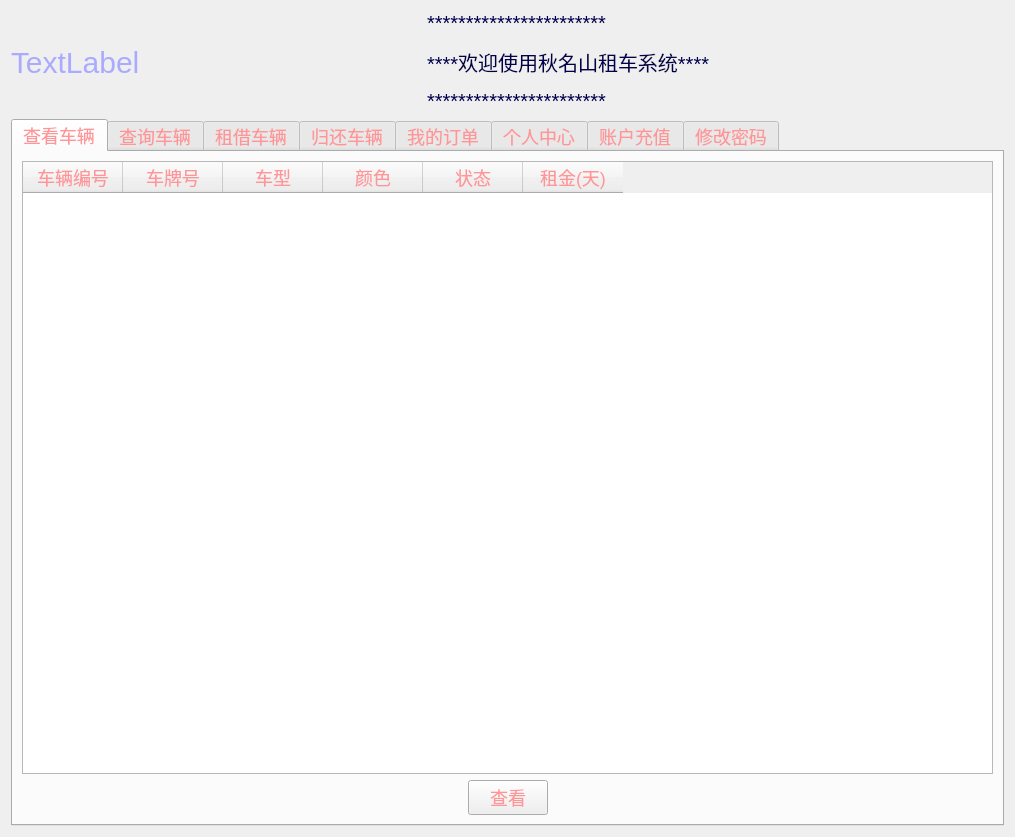
<?xml version="1.0" encoding="UTF-8"?>
<ui version="4.0">
 <class>Form</class>
 <widget class="QWidget" name="Form">
  <property name="geometry">
   <rect>
    <x>0</x>
    <y>0</y>
    <width>1015</width>
    <height>837</height>
   </rect>
  </property>
  <property name="windowTitle">
   <string>用户</string>
  </property>
  <property name="styleSheet">
   <string notr="true">*{	
	font-family:微软雅黑;
}</string>
  </property>
  <layout class="QVBoxLayout" name="verticalLayout_2">
   <item>
    <layout class="QHBoxLayout" name="horizontalLayout">
     <item>
      <widget class="QLabel" name="welcome_lable">
       <property name="styleSheet">
        <string notr="true">*{	
	
	font: 20pt &quot;新蒂下午茶体&quot;;
	font-size:30px;
	color: rgb(170, 170, 255);
}</string>
       </property>
       <property name="text">
        <string>TextLabel</string>
       </property>
      </widget>
     </item>
     <item>
      <spacer name="horizontalSpacer_2">
       <property name="orientation">
        <enum>Qt::Horizontal</enum>
       </property>
       <property name="sizeHint" stdset="0">
        <size>
         <width>40</width>
         <height>20</height>
        </size>
       </property>
      </spacer>
     </item>
     <item>
      <widget class="QLabel" name="label">
       <property name="styleSheet">
        <string notr="true">*{
	font-size: 20px;
	color:rgb(0, 0, 79);
	font: 15pt &quot;站酷高端黑&quot;;

}</string>
       </property>
       <property name="text">
        <string>&lt;html&gt;&lt;head/&gt;&lt;body&gt;&lt;p&gt;***********************&lt;/p&gt;&lt;p&gt;****欢迎使用秋名山租车系统****&lt;/p&gt;&lt;p&gt;***********************&lt;/p&gt;&lt;/body&gt;&lt;/html&gt;</string>
       </property>
      </widget>
     </item>
     <item>
      <spacer name="horizontalSpacer">
       <property name="orientation">
        <enum>Qt::Horizontal</enum>
       </property>
       <property name="sizeHint" stdset="0">
        <size>
         <width>40</width>
         <height>20</height>
        </size>
       </property>
      </spacer>
     </item>
     <item>
      <widget class="QLabel" name="label_2">
       <property name="text">
        <string/>
       </property>
       <property name="pixmap">
        <pixmap>../picture/logo.jpg</pixmap>
       </property>
      </widget>
     </item>
    </layout>
   </item>
   <item>
    <widget class="QTabWidget" name="tabWidget">
     <property name="styleSheet">
      <string notr="true">*{	
	font-family:微软雅黑;
	font-size:18px;
	color: #ff9597;
}</string>
     </property>
     <property name="currentIndex">
      <number>0</number>
     </property>
     <widget class="QWidget" name="tab">
      <attribute name="title">
       <string>查看车辆</string>
      </attribute>
      <layout class="QVBoxLayout" name="verticalLayout_3">
       <item>
        <layout class="QVBoxLayout" name="verticalLayout">
         <item>
          <widget class="QTableWidget" name="showcar_table">
           <column>
            <property name="text">
             <string>车辆编号</string>
            </property>
           </column>
           <column>
            <property name="text">
             <string>车牌号</string>
            </property>
           </column>
           <column>
            <property name="text">
             <string>车型</string>
            </property>
           </column>
           <column>
            <property name="text">
             <string>颜色</string>
            </property>
           </column>
           <column>
            <property name="text">
             <string>状态</string>
            </property>
           </column>
           <column>
            <property name="text">
             <string>租金(天)</string>
            </property>
           </column>
          </widget>
         </item>
         <item>
          <layout class="QHBoxLayout" name="horizontalLayout_3">
           <item>
            <spacer name="horizontalSpacer_4">
             <property name="orientation">
              <enum>Qt::Horizontal</enum>
             </property>
             <property name="sizeHint" stdset="0">
              <size>
               <width>40</width>
               <height>20</height>
              </size>
             </property>
            </spacer>
           </item>
           <item>
            <widget class="QPushButton" name="showcar_btn">
             <property name="text">
              <string>查看</string>
             </property>
            </widget>
           </item>
           <item>
            <spacer name="horizontalSpacer_5">
             <property name="orientation">
              <enum>Qt::Horizontal</enum>
             </property>
             <property name="sizeHint" stdset="0">
              <size>
               <width>40</width>
               <height>20</height>
              </size>
             </property>
            </spacer>
           </item>
          </layout>
         </item>
        </layout>
       </item>
      </layout>
     </widget>
     <widget class="QWidget" name="tab_2">
      <attribute name="title">
       <string>查询车辆</string>
      </attribute>
      <layout class="QVBoxLayout" name="verticalLayout_4">
       <item>
        <layout class="QHBoxLayout" name="horizontalLayout_2" stretch="1,5,0,0,1">
         <item>
          <widget class="QLabel" name="label_3">
           <property name="text">
            <string>请输入想要查询的车型</string>
           </property>
          </widget>
         </item>
         <item>
          <widget class="QLineEdit" name="edit_selectcar">
           <property name="styleSheet">
            <string notr="true">*{	
	font-family:微软雅黑;
	font-size:18px;
	color: rgb(93, 131, 255);
}</string>
           </property>
           <property name="placeholderText">
            <string>输入车型</string>
           </property>
          </widget>
         </item>
         <item>
          <spacer name="horizontalSpacer_18">
           <property name="orientation">
            <enum>Qt::Horizontal</enum>
           </property>
           <property name="sizeHint" stdset="0">
            <size>
             <width>40</width>
             <height>20</height>
            </size>
           </property>
          </spacer>
         </item>
         <item>
          <spacer name="horizontalSpacer_3">
           <property name="orientation">
            <enum>Qt::Horizontal</enum>
           </property>
           <property name="sizeHint" stdset="0">
            <size>
             <width>40</width>
             <height>20</height>
            </size>
           </property>
          </spacer>
         </item>
         <item>
          <widget class="QPushButton" name="selectcar_btn">
           <property name="text">
            <string>查询</string>
           </property>
          </widget>
         </item>
        </layout>
       </item>
       <item>
        <widget class="QGroupBox" name="groupBox">
         <property name="title">
          <string>查询结果</string>
         </property>
         <layout class="QVBoxLayout" name="verticalLayout_5">
          <item>
           <widget class="QTableWidget" name="selectcar_table">
            <column>
             <property name="text">
              <string>车辆编号</string>
             </property>
            </column>
            <column>
             <property name="text">
              <string>车牌号</string>
             </property>
            </column>
            <column>
             <property name="text">
              <string>车型</string>
             </property>
            </column>
            <column>
             <property name="text">
              <string>颜色</string>
             </property>
            </column>
            <column>
             <property name="text">
              <string>状态</string>
             </property>
            </column>
            <column>
             <property name="text">
              <string>租金(天)</string>
             </property>
            </column>
           </widget>
          </item>
         </layout>
        </widget>
       </item>
      </layout>
     </widget>
     <widget class="QWidget" name="tab_3">
      <attribute name="title">
       <string>租借车辆</string>
      </attribute>
      <layout class="QVBoxLayout" name="verticalLayout_6">
       <item>
        <layout class="QHBoxLayout" name="horizontalLayout_8" stretch="0,5,0,0,0,0,1">
         <item>
          <widget class="QLabel" name="label_11">
           <property name="text">
            <string>请输入租借的车辆编号</string>
           </property>
          </widget>
         </item>
         <item>
          <widget class="QLineEdit" name="edit_getcarid">
           <property name="styleSheet">
            <string notr="true">*{	
	font-family:微软雅黑;
	font-size:18px;
	color: rgb(93, 131, 255);
}</string>
           </property>
           <property name="placeholderText">
            <string>车辆编号</string>
           </property>
          </widget>
         </item>
         <item>
          <spacer name="horizontalSpacer_10">
           <property name="orientation">
            <enum>Qt::Horizontal</enum>
           </property>
           <property name="sizeHint" stdset="0">
            <size>
             <width>40</width>
             <height>20</height>
            </size>
           </property>
          </spacer>
         </item>
         <item>
          <widget class="QLabel" name="label_12">
           <property name="text">
            <string>请输入租借天数</string>
           </property>
          </widget>
         </item>
         <item>
          <widget class="QLineEdit" name="edit_getcarday">
           <property name="styleSheet">
            <string notr="true">*{	
	font-family:微软雅黑;
	font-size:18px;
	color: rgb(93, 131, 255);
}</string>
           </property>
           <property name="placeholderText">
            <string>天数</string>
           </property>
          </widget>
         </item>
         <item>
          <spacer name="horizontalSpacer_11">
           <property name="orientation">
            <enum>Qt::Horizontal</enum>
           </property>
           <property name="sizeHint" stdset="0">
            <size>
             <width>40</width>
             <height>20</height>
            </size>
           </property>
          </spacer>
         </item>
         <item>
          <widget class="QPushButton" name="getcar_btn">
           <property name="text">
            <string>确定</string>
           </property>
          </widget>
         </item>
        </layout>
       </item>
       <item>
        <widget class="QGroupBox" name="groupBox_7">
         <property name="title">
          <string>租借结果</string>
         </property>
         <layout class="QVBoxLayout" name="verticalLayout_11">
          <item>
           <widget class="QTextBrowser" name="getcar_output"/>
          </item>
         </layout>
        </widget>
       </item>
      </layout>
     </widget>
     <widget class="QWidget" name="tab_4">
      <attribute name="title">
       <string>归还车辆</string>
      </attribute>
      <layout class="QVBoxLayout" name="verticalLayout_7">
       <item>
        <layout class="QHBoxLayout" name="horizontalLayout_9" stretch="0,5,0,0,1">
         <item>
          <widget class="QLabel" name="label_13">
           <property name="text">
            <string>请输入归还车辆的订单编号</string>
           </property>
          </widget>
         </item>
         <item>
          <widget class="QLineEdit" name="edit_backcarinfoid">
           <property name="styleSheet">
            <string notr="true">*{	
	font-family:微软雅黑;
	font-size:18px;
	color: rgb(93, 131, 255);
}</string>
           </property>
           <property name="placeholderText">
            <string>订单编号</string>
           </property>
          </widget>
         </item>
         <item>
          <spacer name="horizontalSpacer_12">
           <property name="orientation">
            <enum>Qt::Horizontal</enum>
           </property>
           <property name="sizeHint" stdset="0">
            <size>
             <width>40</width>
             <height>20</height>
            </size>
           </property>
          </spacer>
         </item>
         <item>
          <spacer name="horizontalSpacer_13">
           <property name="orientation">
            <enum>Qt::Horizontal</enum>
           </property>
           <property name="sizeHint" stdset="0">
            <size>
             <width>40</width>
             <height>20</height>
            </size>
           </property>
          </spacer>
         </item>
         <item>
          <widget class="QPushButton" name="backcar_btn">
           <property name="text">
            <string>确定</string>
           </property>
          </widget>
         </item>
        </layout>
       </item>
       <item>
        <widget class="QGroupBox" name="groupBox_8">
         <property name="title">
          <string>归还结果</string>
         </property>
         <layout class="QVBoxLayout" name="verticalLayout_12">
          <item>
           <widget class="QTextBrowser" name="backcar_output"/>
          </item>
         </layout>
        </widget>
       </item>
      </layout>
     </widget>
     <widget class="QWidget" name="tab_5">
      <attribute name="title">
       <string>我的订单</string>
      </attribute>
      <layout class="QVBoxLayout" name="verticalLayout_8">
       <item>
        <widget class="QGroupBox" name="groupBox_2">
         <property name="title">
          <string>                    **********欢迎使用秋名山租车系统-您的订单信息如下*******************</string>
         </property>
         <layout class="QVBoxLayout" name="verticalLayout_13">
          <item>
           <widget class="QTableWidget" name="diary_table">
            <column>
             <property name="text">
              <string>订单编号</string>
             </property>
            </column>
            <column>
             <property name="text">
              <string>车辆编号</string>
             </property>
            </column>
            <column>
             <property name="text">
              <string>租借车型</string>
             </property>
            </column>
            <column>
             <property name="text">
              <string>顾客姓名</string>
             </property>
            </column>
            <column>
             <property name="text">
              <string>租借时间</string>
             </property>
            </column>
            <column>
             <property name="text">
              <string>归还时间</string>
             </property>
            </column>
            <column>
             <property name="text">
              <string>订单金额</string>
             </property>
            </column>
            <column>
             <property name="text">
              <string>订单状态</string>
             </property>
            </column>
           </widget>
          </item>
         </layout>
        </widget>
       </item>
       <item>
        <layout class="QHBoxLayout" name="horizontalLayout_4">
         <item>
          <spacer name="horizontalSpacer_14">
           <property name="orientation">
            <enum>Qt::Horizontal</enum>
           </property>
           <property name="sizeHint" stdset="0">
            <size>
             <width>40</width>
             <height>20</height>
            </size>
           </property>
          </spacer>
         </item>
         <item>
          <widget class="QPushButton" name="diary_btn">
           <property name="text">
            <string>查看</string>
           </property>
          </widget>
         </item>
         <item>
          <spacer name="horizontalSpacer_15">
           <property name="orientation">
            <enum>Qt::Horizontal</enum>
           </property>
           <property name="sizeHint" stdset="0">
            <size>
             <width>40</width>
             <height>20</height>
            </size>
           </property>
          </spacer>
         </item>
        </layout>
       </item>
      </layout>
     </widget>
     <widget class="QWidget" name="tab_6">
      <attribute name="title">
       <string>个人中心</string>
      </attribute>
      <layout class="QVBoxLayout" name="verticalLayout_14">
       <item>
        <widget class="QGroupBox" name="groupBox_3">
         <property name="title">
          <string>                    **********欢迎使用秋名山租车系统-您的个人信息如下*******************</string>
         </property>
         <layout class="QVBoxLayout" name="verticalLayout_15">
          <item>
           <widget class="QTableWidget" name="private_table">
            <column>
             <property name="text">
              <string>账户id</string>
             </property>
            </column>
            <column>
             <property name="text">
              <string>账户性别</string>
             </property>
            </column>
            <column>
             <property name="text">
              <string>电话号码</string>
             </property>
            </column>
            <column>
             <property name="text">
              <string>账户密码</string>
             </property>
            </column>
            <column>
             <property name="text">
              <string>账户余额</string>
             </property>
            </column>
           </widget>
          </item>
         </layout>
        </widget>
       </item>
       <item>
        <layout class="QHBoxLayout" name="horizontalLayout_5">
         <item>
          <spacer name="horizontalSpacer_16">
           <property name="orientation">
            <enum>Qt::Horizontal</enum>
           </property>
           <property name="sizeHint" stdset="0">
            <size>
             <width>40</width>
             <height>20</height>
            </size>
           </property>
          </spacer>
         </item>
         <item>
          <widget class="QPushButton" name="private_btn">
           <property name="text">
            <string>查看</string>
           </property>
          </widget>
         </item>
         <item>
          <spacer name="horizontalSpacer_17">
           <property name="orientation">
            <enum>Qt::Horizontal</enum>
           </property>
           <property name="sizeHint" stdset="0">
            <size>
             <width>40</width>
             <height>20</height>
            </size>
           </property>
          </spacer>
         </item>
        </layout>
       </item>
      </layout>
     </widget>
     <widget class="QWidget" name="tab_7">
      <attribute name="title">
       <string>账户充值</string>
      </attribute>
      <layout class="QVBoxLayout" name="verticalLayout_16">
       <item>
        <layout class="QHBoxLayout" name="horizontalLayout_6" stretch="0,5,0,0,0,0,1">
         <item>
          <widget class="QLabel" name="label_7">
           <property name="text">
            <string>您的账户余额</string>
           </property>
          </widget>
         </item>
         <item>
          <widget class="QLineEdit" name="edit_yue">
           <property name="styleSheet">
            <string notr="true">*{	
	font-family:微软雅黑;
	font-size:18px;
	color: rgb(93, 131, 255);
}</string>
           </property>
           <property name="placeholderText">
            <string>余额</string>
           </property>
          </widget>
         </item>
         <item>
          <spacer name="horizontalSpacer_7">
           <property name="orientation">
            <enum>Qt::Horizontal</enum>
           </property>
           <property name="sizeHint" stdset="0">
            <size>
             <width>40</width>
             <height>20</height>
            </size>
           </property>
          </spacer>
         </item>
         <item>
          <widget class="QLabel" name="label_8">
           <property name="text">
            <string>请输入充值金额</string>
           </property>
          </widget>
         </item>
         <item>
          <widget class="QLineEdit" name="edit_add">
           <property name="styleSheet">
            <string notr="true">*{	
	font-family:微软雅黑;
	font-size:18px;
	color: rgb(93, 131, 255);
}</string>
           </property>
           <property name="placeholderText">
            <string>输入金额</string>
           </property>
          </widget>
         </item>
         <item>
          <spacer name="horizontalSpacer_6">
           <property name="orientation">
            <enum>Qt::Horizontal</enum>
           </property>
           <property name="sizeHint" stdset="0">
            <size>
             <width>40</width>
             <height>20</height>
            </size>
           </property>
          </spacer>
         </item>
         <item>
          <widget class="QPushButton" name="add_btn">
           <property name="text">
            <string>充值</string>
           </property>
          </widget>
         </item>
        </layout>
       </item>
       <item>
        <widget class="QGroupBox" name="groupBox_5">
         <property name="title">
          <string>充值结果</string>
         </property>
         <layout class="QVBoxLayout" name="verticalLayout_9">
          <item>
           <widget class="QTextBrowser" name="add_output"/>
          </item>
         </layout>
        </widget>
       </item>
      </layout>
     </widget>
     <widget class="QWidget" name="tab_8">
      <attribute name="title">
       <string>修改密码</string>
      </attribute>
      <layout class="QVBoxLayout" name="verticalLayout_17">
       <item>
        <layout class="QHBoxLayout" name="horizontalLayout_7" stretch="0,5,0,0,0,0,1">
         <item>
          <widget class="QLabel" name="label_9">
           <property name="text">
            <string>请输入旧密码</string>
           </property>
          </widget>
         </item>
         <item>
          <widget class="QLineEdit" name="edit_oldpas">
           <property name="styleSheet">
            <string notr="true">*{	
	font-family:微软雅黑;
	font-size:18px;
	color: rgb(93, 131, 255);
}</string>
           </property>
           <property name="placeholderText">
            <string>旧密码</string>
           </property>
          </widget>
         </item>
         <item>
          <spacer name="horizontalSpacer_8">
           <property name="orientation">
            <enum>Qt::Horizontal</enum>
           </property>
           <property name="sizeHint" stdset="0">
            <size>
             <width>40</width>
             <height>20</height>
            </size>
           </property>
          </spacer>
         </item>
         <item>
          <widget class="QLabel" name="label_10">
           <property name="text">
            <string>请输入新密码</string>
           </property>
          </widget>
         </item>
         <item>
          <widget class="QLineEdit" name="edit_newpas">
           <property name="styleSheet">
            <string notr="true">*{	
	font-family:微软雅黑;
	font-size:18px;
	color: rgb(93, 131, 255);
}</string>
           </property>
           <property name="placeholderText">
            <string>新密码</string>
           </property>
          </widget>
         </item>
         <item>
          <spacer name="horizontalSpacer_9">
           <property name="orientation">
            <enum>Qt::Horizontal</enum>
           </property>
           <property name="sizeHint" stdset="0">
            <size>
             <width>40</width>
             <height>20</height>
            </size>
           </property>
          </spacer>
         </item>
         <item>
          <widget class="QPushButton" name="changepas_btn">
           <property name="text">
            <string>确定</string>
           </property>
          </widget>
         </item>
        </layout>
       </item>
       <item>
        <widget class="QGroupBox" name="groupBox_6">
         <property name="title">
          <string>修改结果</string>
         </property>
         <layout class="QVBoxLayout" name="verticalLayout_10">
          <item>
           <widget class="QTextBrowser" name="changepas_output"/>
          </item>
         </layout>
        </widget>
       </item>
      </layout>
     </widget>
    </widget>
   </item>
  </layout>
 </widget>
 <resources/>
 <connections/>
</ui>
